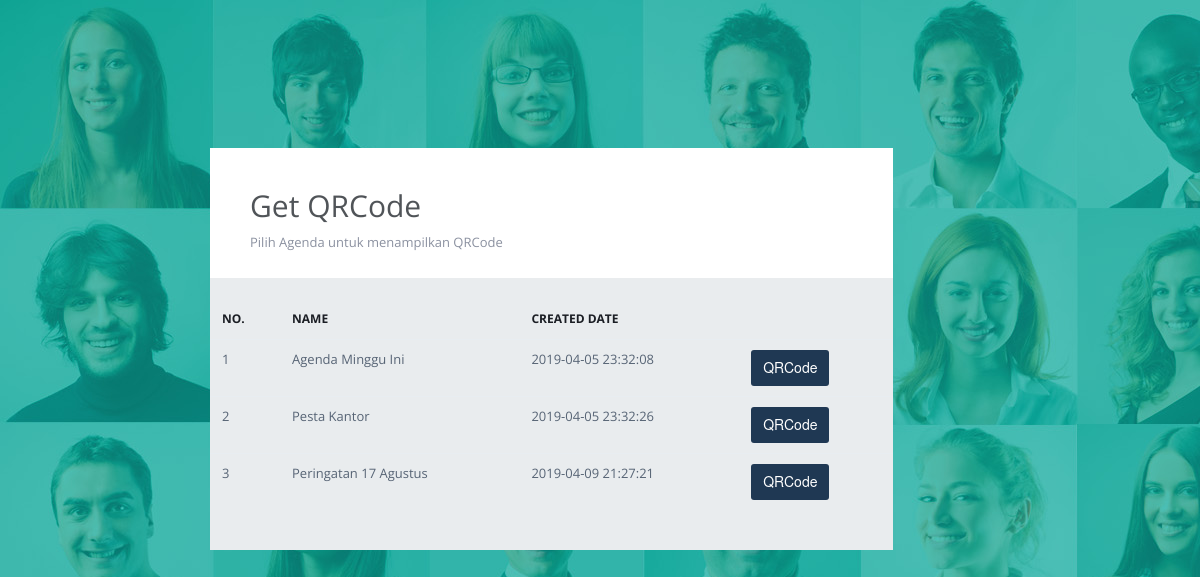
Page /index.php/absensi on the committed database.
### tables this page shows
CREATE TABLE `ap_agenda` (
  `id` int(11) NOT NULL AUTO_INCREMENT,
  `nama` varchar(60) DEFAULT NULL,
  `deskripsi` varchar(255) DEFAULT NULL,
  `lokasi` varchar(50) DEFAULT NULL,
  `tanggal` datetime DEFAULT '0000-00-00 00:00:00',
  `status` tinyint(1) DEFAULT '1',
  `user_created` int(11) DEFAULT NULL,
  `user_updated` int(11) DEFAULT NULL,
  `created_at` timestamp NULL DEFAULT CURRENT_TIMESTAMP,
  `updated_at` timestamp NULL DEFAULT NULL ON UPDATE CURRENT_TIMESTAMP,
  PRIMARY KEY (`id`)
);

### application/controllers/Absensi.php (called while the page is built, shortened)
<?php
class Absensi extends CI_Controller {
	function __construct(){
		$this->load->model('Auth_model','auth');
		$this->load->model('Agenda_model','agenda');
		$this->load->model('Absensi_model','absensi');
	}
	public function index()
	{
		$this->list_agenda();
	}
	public function list_agenda(){
		$page = $this->uri->segment(3);
		$page = (!empty($page)) ? $page : 1;
		$data['data'] = $this->agenda->find($page);
		$data['total_page'] = $this->agenda->total_page;
		$data['total_record'] = $this->agenda->total_record;
		$this->load->view('mainpage/absensi/list_agenda',$data);
	}
}

### index.php (called while the page is built, shortened)
<?php
require_once BASEPATH.'core/CodeIgniter.php';

### application/models/Agenda_model.php (called while the page is built, shortened)
<?php
class Agenda_model extends CI_MODEL{
	public $table;
	function __construct(){
		$this->table = 'ap_agenda';
	}
	function find($page=1,$cond=null){
		$offset = ($page == 1) ? 0 :  ($page*10)-(10);
		$this->db->limit(10, $offset);
		$q = $this->db->get($this->table);
		$this->total_record = $this->total_data($cond);
        $this->total_page = ($this->total_record > 0 ) ? ceil($this->total_record/10) : 1;
		return $q->result();
	}
	public function total_data($cond=null)
    {
        return $this->db->count_all_results($this->table);
    }
}

### application/views/mainpage/absensi/list_agenda.php (the view, shortened to what this page needs)
<!DOCTYPE html>
<html>
<body class="error-body no-top lazy"  data-original="assets/img/work.jpg"  style="background-image: url('<?php echo base_url()?>assets/img/work.jpg')">
<div class="container">
  <div class="row login-container animated fadeInUp">
        <div class="col-md-7 col-md-offset-2 tiles white no-padding">
		 <div class="p-t-30 p-l-40 p-b-20 xs-p-t-10 xs-p-l-10 xs-p-b-10">
		 	<div class="col-lg-12 text-center">
                </div>
          <h2 class="normal">Get QRCode</h2>
          <p>Pilih Agenda untuk menampilkan QRCode<br></p>
        </div>
		<div class="tiles grey p-t-20 p-b-20 text-black">
			<div class="grid-body no-border">
							<table class="table">
								<thead>
									<tr>
										<th>No.</th>
										<th>Name</th>
										<th>Created Date</th>
									</tr>
								</thead>
								<tbody>
									<?php
										if(!empty($data)){
											foreach ($data as $key => $row) :
												?>
												<tr>
													<td>
														<?php echo $total_page++?>
													</td>
													<td>
														<?php echo $row->nama?>
													</td>
													<td>
														<?php echo $row->created_at?>
													</td>
													<td>
														<a class="btn btn-info" target="_blank" href="<?php echo site_url().'/absensi/getqrcode/'.$row->id?>">QRCode</a>
													</td>
												</tr>
												<?php
											endforeach;
										}
									?>
								</tbody>
							</table>
						</div>
		</div>
      </div>
  </div>
</div>
</body>
</html>

### rows in the picture
ap_agenda: nama "Agenda Minggu Ini", created_at "2019-04-05 23:32:08"
ap_agenda: nama "Pesta Kantor", created_at "2019-04-05 23:32:26"
ap_agenda: nama "Peringatan 17 Agustus", created_at "2019-04-09 21:27:21"
